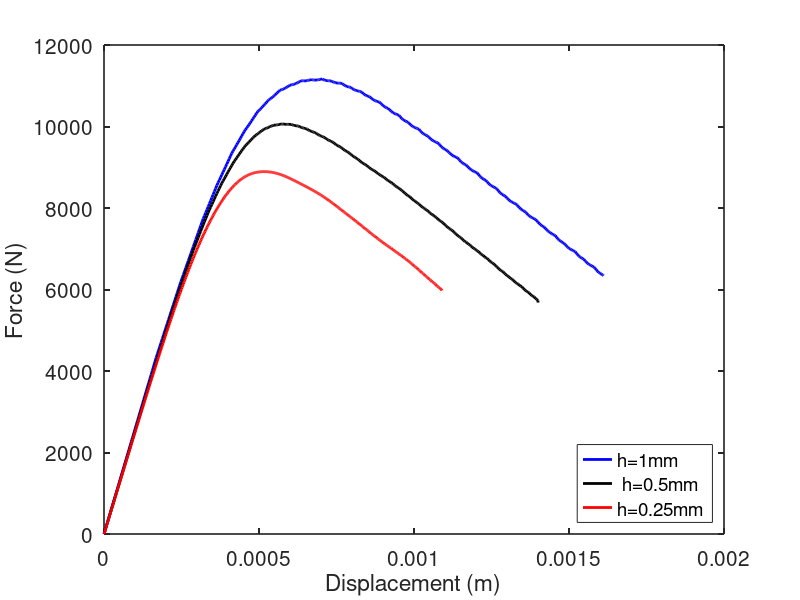

Write the MATLAB code that produced this figure.
A=load('1ux.txt');
displacement1= A(:,2);

B = load('1fx.txt');
force1 = B(:,2);

C=load('0.5ux.txt');
displacement05 = C(:,2);

D= load('0.5fx.txt');
force05= D(:,2);

E=load('0.25ux2.txt');
displacement025= E(:,2);

F= load('0.25fx2.txt');
force025 = F(:,2);




figure(1,'position',[50,50,1300,950])
plot(displacement1,force1,'b-',"linewidth", 2) 

hold on
plot(displacement05,force05,'k-',"linewidth", 2)

hold on
plot(displacement025,force025,'r-',"linewidth", 2) 
legend('h=1mm',' h=0.5mm','h=0.25mm','Location','SouthEast', "fontsize", 10)
set(gca, "linewidth",1.2, "fontsize", 15)


xlabel('Displacement (m)')
ylabel('Force (N)')




